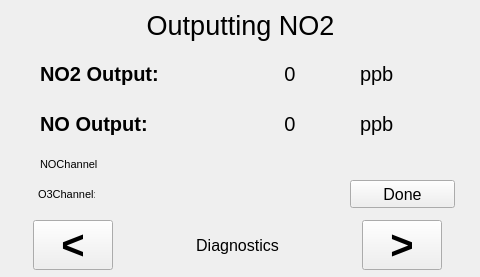
<?xml version="1.0" encoding="UTF-8"?>
<ui version="4.0">
 <class>OutputNO2Form</class>
 <widget class="QWidget" name="OutputNO2Form">
  <property name="geometry">
   <rect>
    <x>0</x>
    <y>0</y>
    <width>480</width>
    <height>277</height>
   </rect>
  </property>
  <property name="minimumSize">
   <size>
    <width>480</width>
    <height>277</height>
   </size>
  </property>
  <property name="maximumSize">
   <size>
    <width>480</width>
    <height>277</height>
   </size>
  </property>
  <property name="windowTitle">
   <string>Form</string>
  </property>
  <widget class="QLabel" name="Title">
   <property name="geometry">
    <rect>
     <x>0</x>
     <y>0</y>
     <width>481</width>
     <height>51</height>
    </rect>
   </property>
   <property name="font">
    <font>
     <pointsize>20</pointsize>
    </font>
   </property>
   <property name="text">
    <string>Outputting NO2</string>
   </property>
   <property name="alignment">
    <set>Qt::AlignCenter</set>
   </property>
  </widget>
  <widget class="QLabel" name="NO2ValueLabel">
   <property name="geometry">
    <rect>
     <x>240</x>
     <y>60</y>
     <width>100</width>
     <height>28</height>
    </rect>
   </property>
   <property name="minimumSize">
    <size>
     <width>100</width>
     <height>0</height>
    </size>
   </property>
   <property name="font">
    <font>
     <pointsize>15</pointsize>
    </font>
   </property>
   <property name="text">
    <string>0</string>
   </property>
   <property name="alignment">
    <set>Qt::AlignCenter</set>
   </property>
  </widget>
  <widget class="QLabel" name="NO2UnitsLabel">
   <property name="geometry">
    <rect>
     <x>360</x>
     <y>60</y>
     <width>61</width>
     <height>28</height>
    </rect>
   </property>
   <property name="font">
    <font>
     <pointsize>15</pointsize>
    </font>
   </property>
   <property name="text">
    <string>ppb</string>
   </property>
  </widget>
  <widget class="QLabel" name="NOsetpointLabel_2">
   <property name="geometry">
    <rect>
     <x>40</x>
     <y>60</y>
     <width>200</width>
     <height>28</height>
    </rect>
   </property>
   <property name="minimumSize">
    <size>
     <width>200</width>
     <height>0</height>
    </size>
   </property>
   <property name="maximumSize">
    <size>
     <width>200</width>
     <height>16777215</height>
    </size>
   </property>
   <property name="font">
    <font>
     <pointsize>15</pointsize>
     <weight>75</weight>
     <bold>true</bold>
    </font>
   </property>
   <property name="text">
    <string>NO2 Output:</string>
   </property>
  </widget>
  <widget class="QLabel" name="NOValueLabel">
   <property name="geometry">
    <rect>
     <x>240</x>
     <y>110</y>
     <width>100</width>
     <height>28</height>
    </rect>
   </property>
   <property name="minimumSize">
    <size>
     <width>100</width>
     <height>0</height>
    </size>
   </property>
   <property name="font">
    <font>
     <pointsize>15</pointsize>
    </font>
   </property>
   <property name="text">
    <string>0</string>
   </property>
   <property name="alignment">
    <set>Qt::AlignCenter</set>
   </property>
  </widget>
  <widget class="QLabel" name="NOsetpointLabel">
   <property name="geometry">
    <rect>
     <x>40</x>
     <y>110</y>
     <width>200</width>
     <height>28</height>
    </rect>
   </property>
   <property name="minimumSize">
    <size>
     <width>200</width>
     <height>0</height>
    </size>
   </property>
   <property name="maximumSize">
    <size>
     <width>200</width>
     <height>30</height>
    </size>
   </property>
   <property name="font">
    <font>
     <pointsize>15</pointsize>
     <weight>75</weight>
     <bold>true</bold>
    </font>
   </property>
   <property name="text">
    <string>NO Output:</string>
   </property>
  </widget>
  <widget class="QLabel" name="NOUnitsLabel">
   <property name="geometry">
    <rect>
     <x>360</x>
     <y>110</y>
     <width>51</width>
     <height>28</height>
    </rect>
   </property>
   <property name="font">
    <font>
     <pointsize>15</pointsize>
    </font>
   </property>
   <property name="text">
    <string>ppb</string>
   </property>
  </widget>
  <widget class="QLabel" name="noLightIconLabel">
   <property name="geometry">
    <rect>
     <x>294</x>
     <y>151</y>
     <width>20</width>
     <height>25</height>
    </rect>
   </property>
   <property name="minimumSize">
    <size>
     <width>20</width>
     <height>20</height>
    </size>
   </property>
   <property name="maximumSize">
    <size>
     <width>25</width>
     <height>25</height>
    </size>
   </property>
   <property name="text">
    <string/>
   </property>
  </widget>
  <widget class="QLabel" name="noFlowIconLabel">
   <property name="geometry">
    <rect>
     <x>150</x>
     <y>151</y>
     <width>20</width>
     <height>25</height>
    </rect>
   </property>
   <property name="minimumSize">
    <size>
     <width>20</width>
     <height>20</height>
    </size>
   </property>
   <property name="maximumSize">
    <size>
     <width>25</width>
     <height>25</height>
    </size>
   </property>
   <property name="text">
    <string/>
   </property>
  </widget>
  <widget class="QLabel" name="noTempIconLabel">
   <property name="geometry">
    <rect>
     <x>222</x>
     <y>151</y>
     <width>20</width>
     <height>25</height>
    </rect>
   </property>
   <property name="minimumSize">
    <size>
     <width>20</width>
     <height>20</height>
    </size>
   </property>
   <property name="maximumSize">
    <size>
     <width>25</width>
     <height>25</height>
    </size>
   </property>
   <property name="text">
    <string/>
   </property>
  </widget>
  <widget class="QLabel" name="label">
   <property name="geometry">
    <rect>
     <x>40</x>
     <y>150</y>
     <width>58</width>
     <height>28</height>
    </rect>
   </property>
   <property name="font">
    <font>
     <pointsize>8</pointsize>
    </font>
   </property>
   <property name="text">
    <string>NOChannel:</string>
   </property>
  </widget>
  <widget class="QLabel" name="o3FlowIconLabel">
   <property name="geometry">
    <rect>
     <x>149</x>
     <y>181</y>
     <width>20</width>
     <height>25</height>
    </rect>
   </property>
   <property name="minimumSize">
    <size>
     <width>20</width>
     <height>20</height>
    </size>
   </property>
   <property name="maximumSize">
    <size>
     <width>25</width>
     <height>25</height>
    </size>
   </property>
   <property name="text">
    <string/>
   </property>
   <property name="scaledContents">
    <bool>true</bool>
   </property>
  </widget>
  <widget class="QLabel" name="label_2">
   <property name="geometry">
    <rect>
     <x>38</x>
     <y>180</y>
     <width>57</width>
     <height>28</height>
    </rect>
   </property>
   <property name="font">
    <font>
     <pointsize>8</pointsize>
    </font>
   </property>
   <property name="text">
    <string>O3Channel:</string>
   </property>
  </widget>
  <widget class="QLabel" name="o3LightIconLabel">
   <property name="geometry">
    <rect>
     <x>296</x>
     <y>181</y>
     <width>20</width>
     <height>25</height>
    </rect>
   </property>
   <property name="minimumSize">
    <size>
     <width>20</width>
     <height>20</height>
    </size>
   </property>
   <property name="maximumSize">
    <size>
     <width>25</width>
     <height>25</height>
    </size>
   </property>
   <property name="text">
    <string/>
   </property>
  </widget>
  <widget class="QLabel" name="o3TempIconLabel">
   <property name="geometry">
    <rect>
     <x>222</x>
     <y>181</y>
     <width>20</width>
     <height>25</height>
    </rect>
   </property>
   <property name="minimumSize">
    <size>
     <width>20</width>
     <height>20</height>
    </size>
   </property>
   <property name="maximumSize">
    <size>
     <width>25</width>
     <height>25</height>
    </size>
   </property>
   <property name="text">
    <string/>
   </property>
  </widget>
  <widget class="QPushButton" name="quitButton">
   <property name="geometry">
    <rect>
     <x>350</x>
     <y>180</y>
     <width>105</width>
     <height>28</height>
    </rect>
   </property>
   <property name="minimumSize">
    <size>
     <width>105</width>
     <height>0</height>
    </size>
   </property>
   <property name="maximumSize">
    <size>
     <width>70</width>
     <height>16777215</height>
    </size>
   </property>
   <property name="font">
    <font>
     <pointsize>12</pointsize>
    </font>
   </property>
   <property name="text">
    <string>Done</string>
   </property>
  </widget>
  <widget class="QPushButton" name="scrollRightButton">
   <property name="geometry">
    <rect>
     <x>362</x>
     <y>220</y>
     <width>80</width>
     <height>50</height>
    </rect>
   </property>
   <property name="minimumSize">
    <size>
     <width>80</width>
     <height>50</height>
    </size>
   </property>
   <property name="maximumSize">
    <size>
     <width>80</width>
     <height>50</height>
    </size>
   </property>
   <property name="font">
    <font>
     <pointsize>30</pointsize>
     <weight>75</weight>
     <bold>true</bold>
    </font>
   </property>
   <property name="text">
    <string>&gt;</string>
   </property>
  </widget>
  <widget class="QPushButton" name="scrollLeftButton">
   <property name="geometry">
    <rect>
     <x>33</x>
     <y>220</y>
     <width>80</width>
     <height>50</height>
    </rect>
   </property>
   <property name="minimumSize">
    <size>
     <width>80</width>
     <height>50</height>
    </size>
   </property>
   <property name="maximumSize">
    <size>
     <width>80</width>
     <height>50</height>
    </size>
   </property>
   <property name="font">
    <font>
     <pointsize>30</pointsize>
     <weight>75</weight>
     <bold>true</bold>
    </font>
   </property>
   <property name="text">
    <string>&lt;</string>
   </property>
  </widget>
  <widget class="QLabel" name="diagnosticData">
   <property name="geometry">
    <rect>
     <x>120</x>
     <y>220</y>
     <width>235</width>
     <height>50</height>
    </rect>
   </property>
   <property name="minimumSize">
    <size>
     <width>235</width>
     <height>0</height>
    </size>
   </property>
   <property name="font">
    <font>
     <pointsize>12</pointsize>
    </font>
   </property>
   <property name="text">
    <string>Diagnostics</string>
   </property>
   <property name="alignment">
    <set>Qt::AlignCenter</set>
   </property>
  </widget>
  <widget class="QWidget" name="TitleBackground" native="true">
   <property name="geometry">
    <rect>
     <x>0</x>
     <y>0</y>
     <width>481</width>
     <height>51</height>
    </rect>
   </property>
  </widget>
  <widget class="QLabel" name="blockingLabel">
   <property name="geometry">
    <rect>
     <x>0</x>
     <y>0</y>
     <width>481</width>
     <height>281</height>
    </rect>
   </property>
   <property name="text">
    <string/>
   </property>
   <property name="pixmap">
    <pixmap resource="resource.qrc">:/Resources/hourGlassPleaseWait.png</pixmap>
   </property>
  </widget>
  <zorder>TitleBackground</zorder>
  <zorder>Title</zorder>
  <zorder>NO2ValueLabel</zorder>
  <zorder>NO2UnitsLabel</zorder>
  <zorder>NOsetpointLabel_2</zorder>
  <zorder>NOValueLabel</zorder>
  <zorder>NOsetpointLabel</zorder>
  <zorder>NOUnitsLabel</zorder>
  <zorder>noLightIconLabel</zorder>
  <zorder>noFlowIconLabel</zorder>
  <zorder>noTempIconLabel</zorder>
  <zorder>label</zorder>
  <zorder>o3FlowIconLabel</zorder>
  <zorder>label_2</zorder>
  <zorder>o3LightIconLabel</zorder>
  <zorder>o3TempIconLabel</zorder>
  <zorder>quitButton</zorder>
  <zorder>scrollRightButton</zorder>
  <zorder>scrollLeftButton</zorder>
  <zorder>diagnosticData</zorder>
  <zorder>blockingLabel</zorder>
 </widget>
 <resources>
  <include location="resource.qrc"/>
 </resources>
 <connections/>
</ui>
